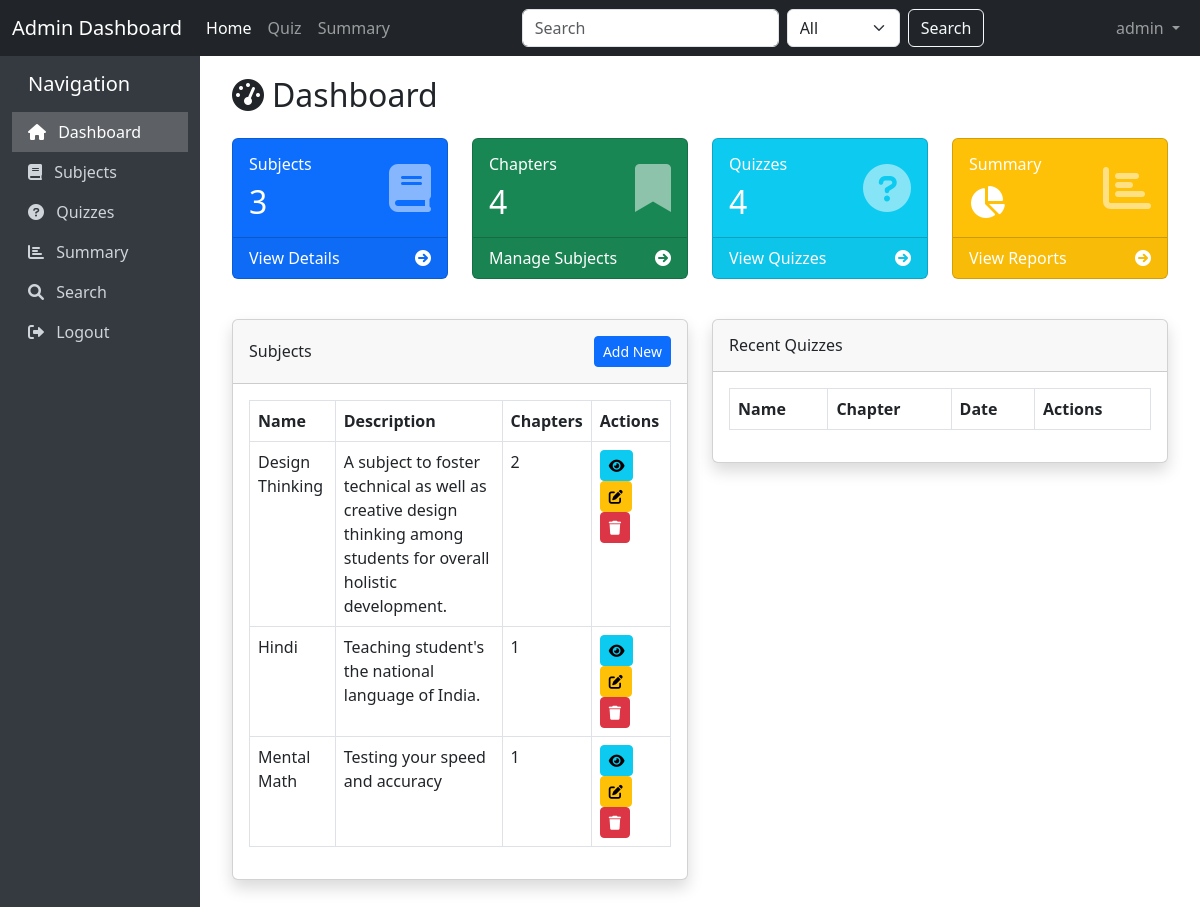
The page /dashboard (signed in) on the database its author committed.
### models/model.py (models this page shows)
class User(db.Model):
    __tablename__ = 'user'
    user_id = db.Column(db.Integer, primary_key=True)
    username = db.Column(db.String(20), unique=True, nullable=False)
    password = db.Column(db.String(100), nullable=False)
    full_name = db.Column(db.String(30), nullable=False)
    qualification = db.Column(db.String(20), nullable=False)
    dob = db.Column(db.Date, nullable=False)
    email = db.Column(db.String(30), unique=True, nullable=False)
    phone = db.Column(db.String(10), nullable=False)
    address = db.Column(db.String(25), nullable=False)
    status = db.Column(db.String(10), default='active')
    is_admin = db.Column(db.Boolean, default=False)
    scores = db.relationship('Scores', backref='user', lazy=True)

class Subject(db.Model):
    __tablename__ = 'subject'
    subject_id = db.Column(db.Integer, primary_key=True)
    name = db.Column(db.String(20), nullable=False)
    description = db.Column(db.String(40))
    chapters = db.relationship('Chapter', backref='subject', lazy=True, cascade="all, delete-orphan")

### controllers/controller.py (the view)
@app.route('/dashboard')
@admin_required
def dashboard():
    subjects = Subject.query.all()
    return render_template('dashboard.htm', subjects=subjects)

### controllers/controller.py (called while the page is built)
def current_user():
    user_id = session.get('user_id')
    if user_id:
        return User.query.get(user_id)
    return None

@app.context_processor
def inject_current_user():
    return dict(current_user=current_user())

def admin_required(f):
    @wraps(f)
    def decorated_function(*args, **kwargs):
        user = current_user()
        if not user or not user.is_admin:
            flash('Admin access required.', 'danger')
            return redirect(url_for('login'))
        return f(*args, **kwargs)
    return decorated_function

### templates/dashboard.htm (shortened to what this page needs)
{% extends 'base.htm' %}
{% block content %}
<div class="container-fluid">
    <h2 class="mb-4"><i class="fas fa-tachometer-alt me-2"></i>Dashboard</h2>
    <div class="row mb-4">
        <div class="col-md-3">
            <div class="card text-white bg-primary mb-3 card-dashboard">
                <div class="card-body">
                    <div class="d-flex justify-content-between align-items-center">
                        <div>
                            <h6 class="card-title">Subjects</h6>
                            <h2 class="card-text">{{ subjects|length }}</h2>
                        </div>
                        <i class="fas fa-book fa-3x opacity-50"></i>
                    </div>
                </div>
                <div class="card-footer d-flex justify-content-between align-items-center">
                    <span>View Details</span>
                    <a href="{{ url_for('subjects') }}" class="text-white"><i class="fas fa-arrow-circle-right"></i></a>
                </div>
            </div>
        </div>
        {% set chapter_count = namespace(total=0) %}
        {% for subject in subjects %}
            {% set chapter_count.total = chapter_count.total + subject.chapters|length %}
        {% endfor %}
        <div class="col-md-3">
            <div class="card text-white bg-success mb-3 card-dashboard">
                <div class="card-body">
                    <div class="d-flex justify-content-between align-items-center">
                        <div>
                            <h6 class="card-title">Chapters</h6>
                            <h2 class="card-text">{{ chapter_count.total }}</h2>
                        </div>
                        <i class="fas fa-bookmark fa-3x opacity-50"></i>
                    </div>
                </div>
                <div class="card-footer d-flex justify-content-between align-items-center">
                    <span>Manage Subjects</span>
                    <a href="{{ url_for('subjects') }}" class="text-white"><i class="fas fa-arrow-circle-right"></i></a>
                </div>
            </div>
        </div>
        {% set quiz_count = namespace(total=0) %}
        {% for subject in subjects %}
            {% for chapter in subject.chapters %}
                {% set quiz_count.total = quiz_count.total + chapter.quizzes|length %}
            {% endfor %}
        {% endfor %}
        <div class="col-md-3">
            <div class="card text-white bg-info mb-3 card-dashboard">
                <div class="card-body">
                    <div class="d-flex justify-content-between align-items-center">
                        <div>
                            <h6 class="card-title">Quizzes</h6>
                            <h2 class="card-text">{{ quiz_count.total }}</h2>
                        </div>
                        <i class="fas fa-question-circle fa-3x opacity-50"></i>
                    </div>
                </div>
                <div class="card-footer d-flex justify-content-between align-items-center">
                    <span>View Quizzes</span>
                    <a href="{{ url_for('quizzes') }}" class="text-white"><i class="fas fa-arrow-circle-right"></i></a>
                </div>
            </div>
        </div>
        <div class="col-md-3">
            <div class="card text-white bg-warning mb-3 card-dashboard">
                <div class="card-body">
                    <div class="d-flex justify-content-between align-items-center">
                        <div>
                            <h6 class="card-title">Summary</h6>
                            <h2 class="card-text"><i class="fas fa-chart-pie"></i></h2>
                        </div>
                        <i class="fas fa-chart-bar fa-3x opacity-50"></i>
                    </div>
                </div>
                <div class="card-footer d-flex justify-content-between align-items-center">
                    <span>View Reports</span>
                    <a href="{{ url_for('summary') }}" class="text-white"><i class="fas fa-arrow-circle-right"></i></a>
                </div>
            </div>
        </div>
    </div>
    <div class="row">
        <div class="col-md-6">
            <div class="card shadow mb-4">
                <div class="card-header py-3 d-flex justify-content-between align-items-center">
                    <h6 class="m-0 font-weight-bold">Subjects</h6>
                    <a href="{{ url_for('subjects') }}" class="btn btn-sm btn-primary">Add New</a>
                </div>
                <div class="card-body">
                    {% if subjects %}
                    <div class="table-responsive">
                        <table class="table table-bordered">
                            <thead>
                                <tr>
                                    <th>Name</th>
                                    <th>Description</th>
                                    <th>Chapters</th>
                                    <th>Actions</th>
                                </tr>
                            </thead>
                            <tbody>
                                {% for subject in subjects %}
                                <tr>
                                    <td>{{ subject.name }}</td>
                                    <td>{{ subject.description }}</td>
                                    <td>{{ subject.chapters|length }}</td>
                                    <td>
                                        <a href="{{ url_for('chapters', subject_id=subject.subject_id) }}" class="btn btn-sm btn-info">
                                            <i class="fas fa-eye"></i>
                                        </a>
                                        <a href="{{ url_for('edit_subject', subject_id=subject.subject_id) }}" class="btn btn-sm btn-warning">
                                            <i class="fas fa-edit"></i>
                                        </a>
                                        <a href="{{ url_for('delete_subject', subject_id=subject.subject_id) }}" class="btn btn-sm btn-danger"
                                           onclick="return confirm('Are you sure you want to delete this subject?')">
                                            <i class="fas fa-trash"></i>
                                        </a>
                                    </td>
                                </tr>
                                {% endfor %}
                            </tbody>
                        </table>
                    </div>
                    {% else %}
                    <div class="text-center py-4">
                        <p class="lead">No subjects added yet</p>
                        <a href="{{ url_for('subjects') }}" class="btn btn-primary">Add Your First Subject</a>
                    </div>
                    {% endif %}
                </div>
            </div>
        </div>
        <div class="col-md-6">
            <div class="card shadow mb-4">
                <div class="card-header py-3">
                    <h6 class="m-0 font-weight-bold">Recent Quizzes</h6>
                </div>
                <div class="card-body">
                    {% if quiz_count.total > 0 %}
                    <div class="table-responsive">
                        <table class="table table-bordered">
                            <thead>
                                <tr>
                                    <th>Name</th>
                                    <th>Chapter</th>
                                    <th>Date</th>
                                    <th>Actions</th>
                                </tr>
                            </thead>
                                {% set recent_quizzes = [] %}
                                {% for subject in subjects %}
                                    {% for chapter in subject.chapters %}
                                        {% for quiz in chapter.quizzes %}
                                            {% if recent_quizzes|length < 5 %}
                                                {% set recent_quizzes = recent_quizzes + [quiz] %}
                                            {% endif %}
                                        {% endfor %}
                                    {% endfor %}
                                {% endfor %}
                        </table>
                    </div>
                    {% else %}
                    <div class="text-center py-4">
                        <p class="lead">No quizzes created yet</p>
                        <a href="{{ url_for('quizzes') }}" class="btn btn-primary">Create Your First Quiz</a>
                    </div>
                    {% endif %}
                </div>
            </div>
        </div>
    </div>
</div>
{% endblock %}

### templates/base.htm (shortened to what this page needs)
<!DOCTYPE html>
<html lang="en">
<head>
    <link href="https://cdn.jsdelivr.net/npm/bootstrap@5.3.0-alpha1/dist/css/bootstrap.min.css" rel="stylesheet">
    <link rel="stylesheet" href="https://cdnjs.cloudflare.com/ajax/libs/font-awesome/6.0.0/css/all.min.css">
</head>
<body>
    <nav class="navbar navbar-expand-lg navbar-dark bg-dark">
        <div class="container-fluid">
            <a class="navbar-brand" href="{{ url_for('dashboard') }}">Admin Dashboard</a>
            <div class="collapse navbar-collapse" id="navbarSupportedContent">
                <ul class="navbar-nav me-auto mb-2 mb-lg-0">
                    <li class="nav-item">
                        <a class="nav-link {% if request.endpoint == 'dashboard' %}active{% endif %}" href="{{ url_for('dashboard') }}">Home</a>
                    </li>
                    <li class="nav-item">
                        <a class="nav-link {% if request.endpoint == 'quizzes' %}active{% endif %}" href="{{ url_for('quizzes') }}">Quiz</a>
                    </li>
                    <li class="nav-item">
                        <a class="nav-link {% if request.endpoint == 'summary' %}active{% endif %}" href="{{ url_for('summary') }}">Summary</a>
                    </li>
                </ul>
                <form class="d-flex" action="{{ url_for('search') }}" method="get">
                    <input class="form-control me-2" type="search" name="query" placeholder="Search" required>
                    <select class="form-select me-2" name="category" style="width: auto;">
                        <option value="all">All</option>
                    </select>
                    <button class="btn btn-outline-light" type="submit">Search</button>
                </form>
                {% if session.get('user_id') %}
                <ul class="navbar-nav ms-auto">
                    <li class="nav-item dropdown">
                        <a class="nav-link dropdown-toggle" href="#" id="navbarDropdown" role="button" data-bs-toggle="dropdown">
                            {{ session.get('username') }}
                        </a>
                    </li>
                </ul>
                {% endif %}
            </div>
        </div>
    </nav>
    <div class="container-fluid">
        <div class="row">
            {% if session.get('user_id') %}
            <div class="col-md-2 sidebar py-3">
                <h5 class="mb-3 ps-3">Navigation</h5>
                <a href="{{ url_for('dashboard') }}" class="{% if request.endpoint == 'dashboard' %}active{% endif %}">
                    <i class="fas fa-home me-2"></i> Dashboard
                </a>
                <a href="{{ url_for('subjects') }}" class="{% if request.endpoint == 'subjects' %}active{% endif %}">
                    <i class="fas fa-book me-2"></i> Subjects
                </a>
                <a href="{{ url_for('quizzes') }}" class="{% if request.endpoint == 'quizzes' %}active{% endif %}">
                    <i class="fas fa-question-circle me-2"></i> Quizzes
                </a>
                <a href="{{ url_for('summary') }}" class="{% if request.endpoint == 'summary' %}active{% endif %}">
                    <i class="fas fa-chart-bar me-2"></i> Summary
                </a>
                <a href="{{ url_for('search') }}" class="{% if request.endpoint == 'search' %}active{% endif %}">
                    <i class="fas fa-search me-2"></i> Search
                </a>
                <a href="{{ url_for('logout') }}">
                    <i class="fas fa-sign-out-alt me-2"></i> Logout
                </a>
            </div>
            <div class="col-md-10 content">
            {% else %}
            <div class="col-md-12 content">
            {% endif %}
                {% block content %}{% endblock %}
            </div>
        </div>
    </div>
</body>
</html>

### templates/base.htm (style rules this page uses)
.sidebar { min-height: calc(100vh - 56px); background-color: #343a40; color: white; }
.sidebar a { color: #ced4da; text-decoration: none; display: block; padding: 0.5rem 1rem; }
.sidebar a.active { color: white; background-color: rgba(255, 255, 255, 0.2); }
.content { padding: 20px; }
.card-dashboard { transition: transform 0.3s; }

### rows shown on the page
User: get "admin"
Subject: name "Design Thinking", description "A subject to foster technical as well as creative design thinking among students for overall holistic development.", chapters|length "2"
Subject: name "Hindi", description "Teaching student's the national language of India.", chapters|length "1"
Subject: name "Mental Math", description "Testing your speed and accuracy", chapters|length "1"

### other values the page prints
{{ subjects|length }} "3"
{{ chapter_count.total }} "4"
{{ quiz_count.total }} "4"
